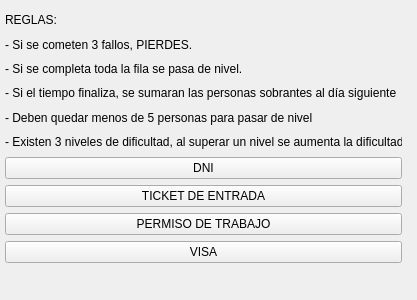
<?xml version="1.0" encoding="UTF-8"?>
<ui version="4.0">
 <class>Reglas</class>
 <widget class="QWidget" name="Reglas">
  <property name="geometry">
   <rect>
    <x>0</x>
    <y>0</y>
    <width>417</width>
    <height>300</height>
   </rect>
  </property>
  <property name="windowTitle">
   <string>Form</string>
  </property>
  <widget class="QWidget" name="">
   <property name="geometry">
    <rect>
     <x>5</x>
     <y>11</y>
     <width>397</width>
     <height>252</height>
    </rect>
   </property>
   <layout class="QGridLayout" name="gridLayout_2">
    <item row="0" column="0">
     <layout class="QVBoxLayout" name="verticalLayout">
      <item>
       <widget class="QLabel" name="label_7">
        <property name="text">
         <string>REGLAS:</string>
        </property>
       </widget>
      </item>
      <item>
       <widget class="QLabel" name="label_2">
        <property name="text">
         <string>- Si se cometen 3 fallos, PIERDES.</string>
        </property>
       </widget>
      </item>
      <item>
       <widget class="QLabel" name="label_3">
        <property name="text">
         <string>- Si se completa toda la fila se pasa de nivel.</string>
        </property>
       </widget>
      </item>
      <item>
       <widget class="QLabel" name="label_5">
        <property name="text">
         <string>- Si el tiempo finaliza, se sumaran las personas sobrantes al día siguiente</string>
        </property>
       </widget>
      </item>
      <item>
       <widget class="QLabel" name="label_4">
        <property name="text">
         <string>- Deben quedar menos de 5 personas para pasar de nivel</string>
        </property>
       </widget>
      </item>
      <item>
       <widget class="QLabel" name="label_6">
        <property name="text">
         <string>- Existen 3 niveles de dificultad, al superar un nivel se aumenta la dificultad</string>
        </property>
       </widget>
      </item>
     </layout>
    </item>
    <item row="1" column="0">
     <layout class="QGridLayout" name="gridLayout">
      <item row="0" column="0">
       <widget class="QPushButton" name="DNI_Button">
        <property name="text">
         <string>DNI</string>
        </property>
       </widget>
      </item>
      <item row="1" column="0">
       <widget class="QPushButton" name="TICKET_Button">
        <property name="text">
         <string>TICKET DE ENTRADA</string>
        </property>
       </widget>
      </item>
      <item row="2" column="0">
       <widget class="QPushButton" name="TRABAJO_Button">
        <property name="text">
         <string>PERMISO DE TRABAJO</string>
        </property>
       </widget>
      </item>
      <item row="3" column="0">
       <widget class="QPushButton" name="VISA_Button">
        <property name="text">
         <string>VISA</string>
        </property>
       </widget>
      </item>
     </layout>
    </item>
   </layout>
  </widget>
 </widget>
 <resources/>
 <connections/>
</ui>
